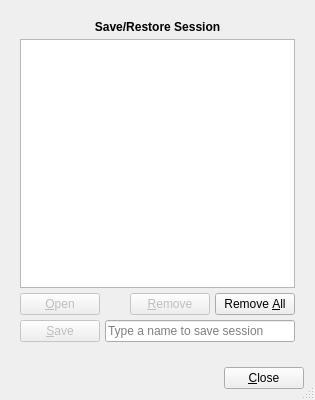
<?xml version="1.0" encoding="UTF-8"?>
<ui version="4.0">
 <class>FeatherPad::SessionDialog</class>
 <widget class="QDialog" name="sessionDialog">
  <property name="geometry">
   <rect>
    <x>0</x>
    <y>0</y>
    <width>300</width>
    <height>400</height>
   </rect>
  </property>
  <property name="windowTitle">
   <string>Session Manager</string>
  </property>
  <property name="sizeGripEnabled">
   <bool>true</bool>
  </property>
  <layout class="QGridLayout" name="gridLayout" rowstretch="1,0,0">
   <item row="0" column="0">
    <widget class="QStackedWidget" name="stackedWidget">
     <property name="currentIndex">
      <number>0</number>
     </property>
     <widget class="QWidget" name="page">
      <layout class="QGridLayout" name="mainGrid">
       <property name="spacing">
        <number>5</number>
       </property>
       <item row="0" column="0" colspan="4">
        <widget class="QLabel" name="label">
         <property name="text">
          <string>&lt;b&gt;Save/Restore Session&lt;/b&gt;</string>
         </property>
         <property name="alignment">
          <set>Qt::AlignCenter</set>
         </property>
         <property name="margin">
          <number>5</number>
         </property>
        </widget>
       </item>
       <item row="1" column="0" colspan="4">
        <widget class="QListWidget" name="listWidget">
         <property name="selectionMode">
          <enum>QAbstractItemView::ExtendedSelection</enum>
         </property>
         <property name="sortingEnabled">
          <bool>true</bool>
         </property>
        </widget>
       </item>
       <item row="2" column="0">
        <widget class="QPushButton" name="openBtn">
         <property name="enabled">
          <bool>false</bool>
         </property>
         <property name="toolTip">
          <string>Open the selected session(s).</string>
         </property>
         <property name="text">
          <string>&amp;Open</string>
         </property>
        </widget>
       </item>
       <item row="2" column="1">
        <spacer name="horizontalSpacer">
         <property name="orientation">
          <enum>Qt::Horizontal</enum>
         </property>
         <property name="sizeType">
          <enum>QSizePolicy::MinimumExpanding</enum>
         </property>
         <property name="sizeHint" stdset="0">
          <size>
           <width>20</width>
           <height>5</height>
          </size>
         </property>
        </spacer>
       </item>
       <item row="2" column="2">
        <widget class="QPushButton" name="removeBtn">
         <property name="enabled">
          <bool>false</bool>
         </property>
         <property name="toolTip">
          <string>Del</string>
         </property>
         <property name="text">
          <string>&amp;Remove</string>
         </property>
         <property name="icon">
          <iconset theme="edit-clear">
           <normaloff>.</normaloff>.</iconset>
         </property>
         <property name="shortcut">
          <string>Del</string>
         </property>
        </widget>
       </item>
       <item row="2" column="3">
        <widget class="QPushButton" name="clearBtn">
         <property name="toolTip">
          <string>Ctrl+Del</string>
         </property>
         <property name="text">
          <string>Remove &amp;All</string>
         </property>
         <property name="icon">
          <iconset theme="edit-delete">
           <normaloff>.</normaloff>.</iconset>
         </property>
         <property name="shortcut">
          <string>Ctrl+Del</string>
         </property>
        </widget>
       </item>
       <item row="3" column="0">
        <widget class="QPushButton" name="saveBtn">
         <property name="enabled">
          <bool>false</bool>
         </property>
         <property name="toolTip">
          <string>Save the curent session under the given title.</string>
         </property>
         <property name="text">
          <string>&amp;Save</string>
         </property>
         <property name="icon">
          <iconset theme="document-save">
           <normaloff>.</normaloff>.</iconset>
         </property>
        </widget>
       </item>
       <item row="3" column="1" colspan="3">
        <widget class="LineEdit" name="lineEdit">
         <property name="placeholderText">
          <string>Type a name to save session</string>
         </property>
         <property name="clearButtonEnabled">
          <bool>true</bool>
         </property>
        </widget>
       </item>
      </layout>
     </widget>
     <widget class="QWidget" name="page_2">
      <layout class="QGridLayout" name="promptGrid">
       <property name="verticalSpacing">
        <number>10</number>
       </property>
       <item row="0" column="0" colspan="2">
        <widget class="QLabel" name="warningLabel">
         <property name="text">
          <string>&lt;b&gt;Warning&lt;/b&gt;</string>
         </property>
         <property name="alignment">
          <set>Qt::AlignCenter</set>
         </property>
        </widget>
       </item>
       <item row="1" column="0">
        <spacer name="verticalSpacer_2">
         <property name="orientation">
          <enum>Qt::Vertical</enum>
         </property>
         <property name="sizeHint" stdset="0">
          <size>
           <width>5</width>
           <height>5</height>
          </size>
         </property>
        </spacer>
       </item>
       <item row="2" column="0" colspan="2">
        <widget class="QLabel" name="promptLabel">
         <property name="alignment">
          <set>Qt::AlignCenter</set>
         </property>
         <property name="margin">
          <number>5</number>
         </property>
        </widget>
       </item>
       <item row="3" column="0">
        <spacer name="verticalSpacer_3">
         <property name="orientation">
          <enum>Qt::Vertical</enum>
         </property>
         <property name="sizeHint" stdset="0">
          <size>
           <width>5</width>
           <height>5</height>
          </size>
         </property>
        </spacer>
       </item>
       <item row="4" column="0" alignment="Qt::AlignLeft">
        <widget class="QPushButton" name="confirmBtn">
         <property name="text">
          <string>&amp;Yes</string>
         </property>
        </widget>
       </item>
       <item row="4" column="1" alignment="Qt::AlignRight">
        <widget class="QPushButton" name="cancelBtn">
         <property name="text">
          <string>&amp;No</string>
         </property>
        </widget>
       </item>
      </layout>
     </widget>
    </widget>
   </item>
   <item row="1" column="0">
    <spacer name="verticalSpacer">
     <property name="orientation">
      <enum>Qt::Vertical</enum>
     </property>
     <property name="sizeType">
      <enum>QSizePolicy::Fixed</enum>
     </property>
     <property name="sizeHint" stdset="0">
      <size>
       <width>5</width>
       <height>10</height>
      </size>
     </property>
    </spacer>
   </item>
   <item row="2" column="0" alignment="Qt::AlignRight">
    <widget class="QPushButton" name="closeButton">
     <property name="text">
      <string>&amp;Close</string>
     </property>
    </widget>
   </item>
  </layout>
 </widget>
 <customwidgets>
  <customwidget>
   <class>LineEdit</class>
   <extends>QLineEdit</extends>
   <header>lineedit.h</header>
  </customwidget>
 </customwidgets>
 <resources/>
 <connections/>
</ui>
